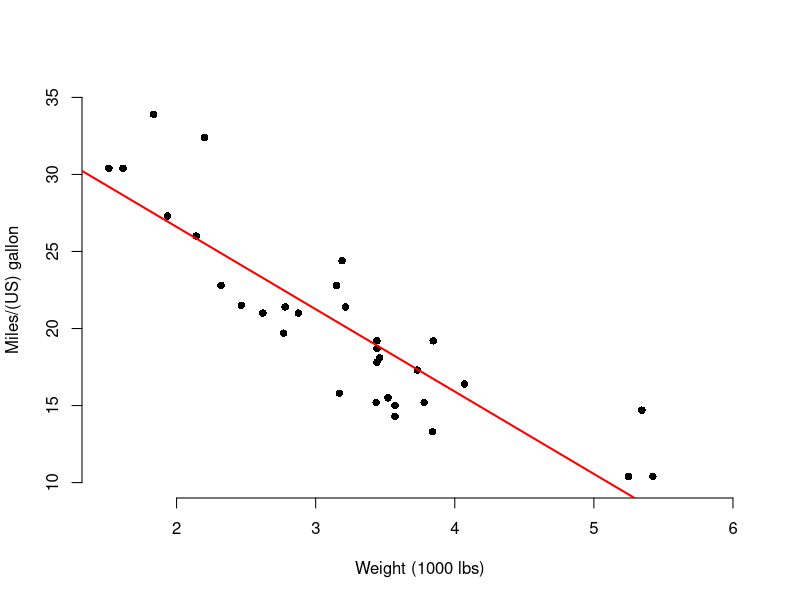
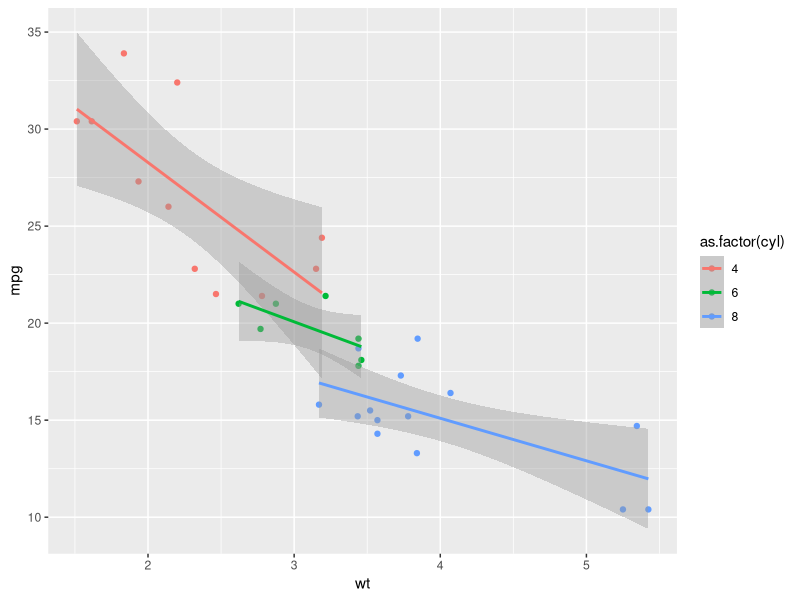

Recreate these plots in R, in order.
## ---- chunk 1
library(ggplot2)
knitr::opts_chunk$set(echo = FALSE)
## ---- chunk 2
head(mtcars)
model1 <- lm(mpg ~ wt, data = mtcars)
model2 <- lm(mpg ~ wt + as.factor(cyl), data = mtcars)
## ---- chunk 3
plot(mtcars$wt, mtcars$mpg, xlab = "Weight (1000 lbs)", 
             ylab = "Miles/(US) gallon", bty = "n", pch = 16, 
             xlim = c(1.5, 6), ylim = c(10, 35))

abline(model1, col = "red", lwd = 2)
## ---- chunk 4
g <- ggplot(data = mtcars, aes(x=wt, y=mpg, group=cyl, color=as.factor(cyl))) +
            geom_point() + geom_smooth(method = "lm")
g
